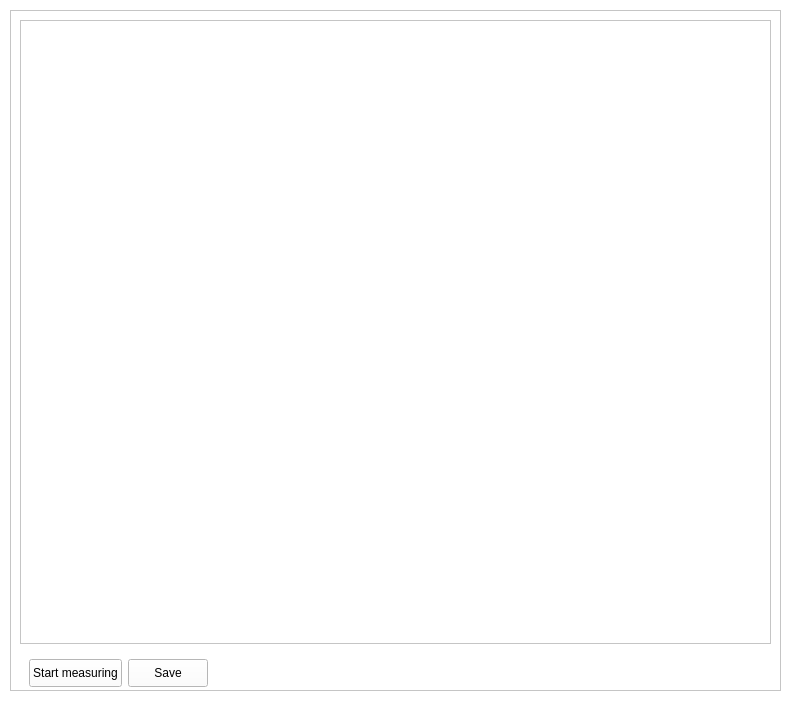
<?xml version="1.0" encoding="UTF-8"?>
<ui version="4.0">
 <class>MainWindow</class>
 <widget class="QMainWindow" name="MainWindow">
  <property name="geometry">
   <rect>
    <x>0</x>
    <y>0</y>
    <width>788</width>
    <height>720</height>
   </rect>
  </property>
  <property name="windowTitle">
   <string>MainWindow</string>
  </property>
  <property name="styleSheet">
   <string notr="true">background-color: rgb(255, 255, 255);</string>
  </property>
  <widget class="QWidget" name="centralwidget">
   <widget class="QFrame" name="frame">
    <property name="geometry">
     <rect>
      <x>10</x>
      <y>10</y>
      <width>771</width>
      <height>681</height>
     </rect>
    </property>
    <property name="frameShape">
     <enum>QFrame::StyledPanel</enum>
    </property>
    <property name="frameShadow">
     <enum>QFrame::Raised</enum>
    </property>
    <layout class="QGridLayout" name="gridLayout">
     <property name="bottomMargin">
      <number>0</number>
     </property>
     <item row="0" column="0">
      <widget class="QFrame" name="frame_2">
       <property name="mouseTracking">
        <bool>true</bool>
       </property>
       <property name="frameShape">
        <enum>QFrame::StyledPanel</enum>
       </property>
       <property name="frameShadow">
        <enum>QFrame::Raised</enum>
       </property>
       <layout class="QGridLayout" name="gridLayout_2">
        <item row="0" column="0">
         <widget class="QLabel" name="label">
          <property name="text">
           <string/>
          </property>
          <property name="pixmap">
           <pixmap>Img01.png</pixmap>
          </property>
         </widget>
        </item>
        <item row="0" column="1">
         <widget class="QLabel" name="label_2">
          <property name="text">
           <string/>
          </property>
          <property name="pixmap">
           <pixmap>Img01.png</pixmap>
          </property>
         </widget>
        </item>
       </layout>
      </widget>
     </item>
     <item row="1" column="0">
      <widget class="QFrame" name="frame_3">
       <property name="maximumSize">
        <size>
         <width>16777215</width>
         <height>40</height>
        </size>
       </property>
       <property name="frameShape">
        <enum>QFrame::NoFrame</enum>
       </property>
       <property name="frameShadow">
        <enum>QFrame::Sunken</enum>
       </property>
       <layout class="QGridLayout" name="gridLayout_3">
        <item row="0" column="0">
         <widget class="QPushButton" name="pushButton">
          <property name="minimumSize">
           <size>
            <width>0</width>
            <height>28</height>
           </size>
          </property>
          <property name="maximumSize">
           <size>
            <width>16777215</width>
            <height>28</height>
           </size>
          </property>
          <property name="text">
           <string>Start measuring</string>
          </property>
          <property name="icon">
           <iconset>
            <normaloff>:/grayIcons/C:/Users/Kian/Downloads/Gray/play-circle.svg</normaloff>:/grayIcons/C:/Users/Kian/Downloads/Gray/play-circle.svg</iconset>
          </property>
          <property name="iconSize">
           <size>
            <width>16</width>
            <height>16</height>
           </size>
          </property>
         </widget>
        </item>
        <item row="0" column="1">
         <widget class="QPushButton" name="pushButton_2">
          <property name="minimumSize">
           <size>
            <width>0</width>
            <height>28</height>
           </size>
          </property>
          <property name="maximumSize">
           <size>
            <width>16777215</width>
            <height>28</height>
           </size>
          </property>
          <property name="text">
           <string>Save</string>
          </property>
          <property name="icon">
           <iconset>
            <normaloff>:/grayIcons/C:/Users/Kian/Downloads/Gray/download.svg</normaloff>:/grayIcons/C:/Users/Kian/Downloads/Gray/download.svg</iconset>
          </property>
         </widget>
        </item>
        <item row="0" column="2">
         <spacer name="horizontalSpacer">
          <property name="orientation">
           <enum>Qt::Horizontal</enum>
          </property>
          <property name="sizeHint" stdset="0">
           <size>
            <width>532</width>
            <height>19</height>
           </size>
          </property>
         </spacer>
        </item>
       </layout>
      </widget>
     </item>
    </layout>
   </widget>
  </widget>
  <widget class="QStatusBar" name="statusbar"/>
 </widget>
 <resources/>
 <connections>
  <connection>
   <sender>pushButton</sender>
   <signal>clicked()</signal>
   <receiver>label</receiver>
   <slot>clear()</slot>
   <hints>
    <hint type="sourcelabel">
     <x>59</x>
     <y>635</y>
    </hint>
    <hint type="destinationlabel">
     <x>61</x>
     <y>578</y>
    </hint>
   </hints>
  </connection>
  <connection>
   <sender>pushButton_2</sender>
   <signal>clicked()</signal>
   <receiver>label</receiver>
   <slot>clear()</slot>
   <hints>
    <hint type="sourcelabel">
     <x>180</x>
     <y>635</y>
    </hint>
    <hint type="destinationlabel">
     <x>184</x>
     <y>596</y>
    </hint>
   </hints>
  </connection>
 </connections>
</ui>
